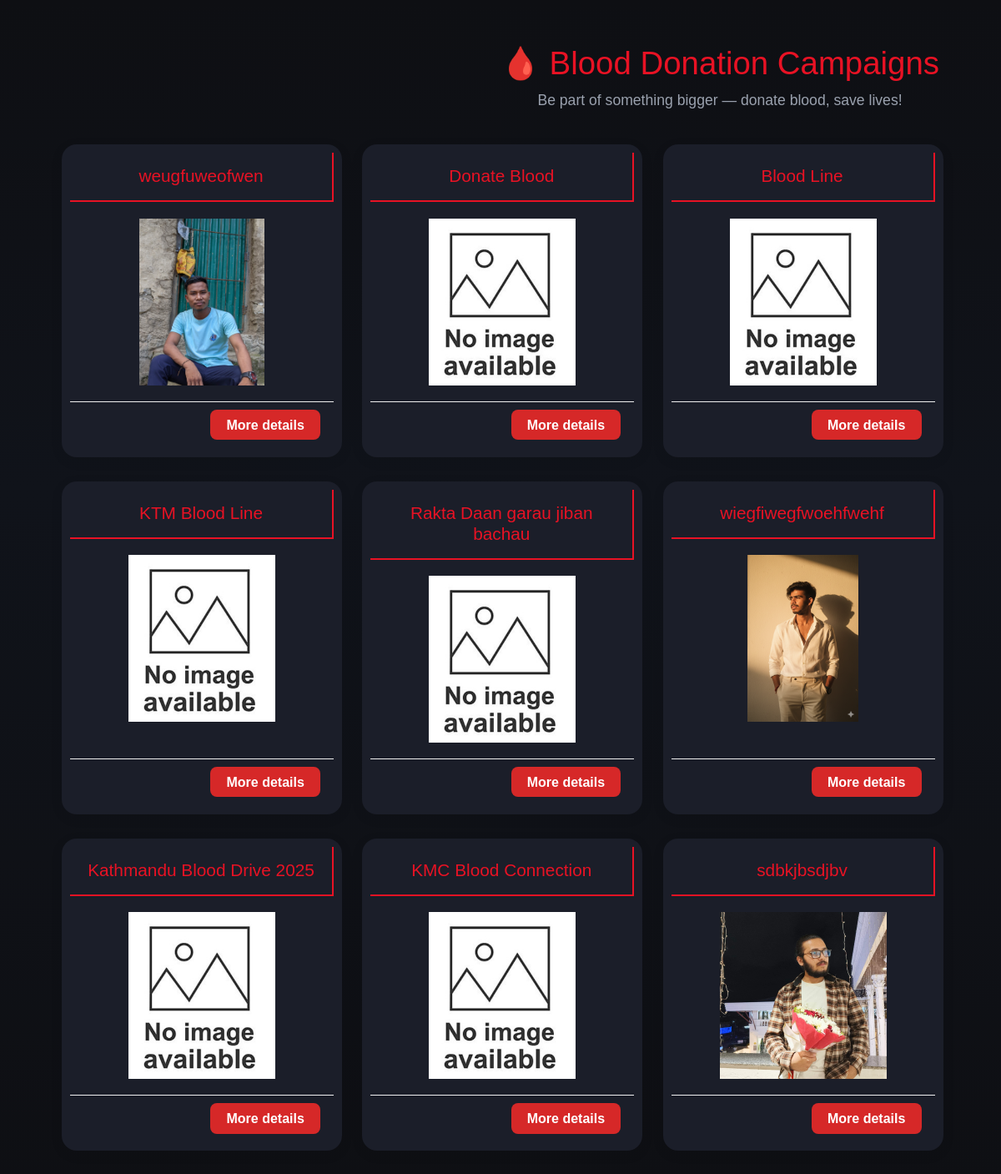
The page /campaigns on the database as committed earlier.
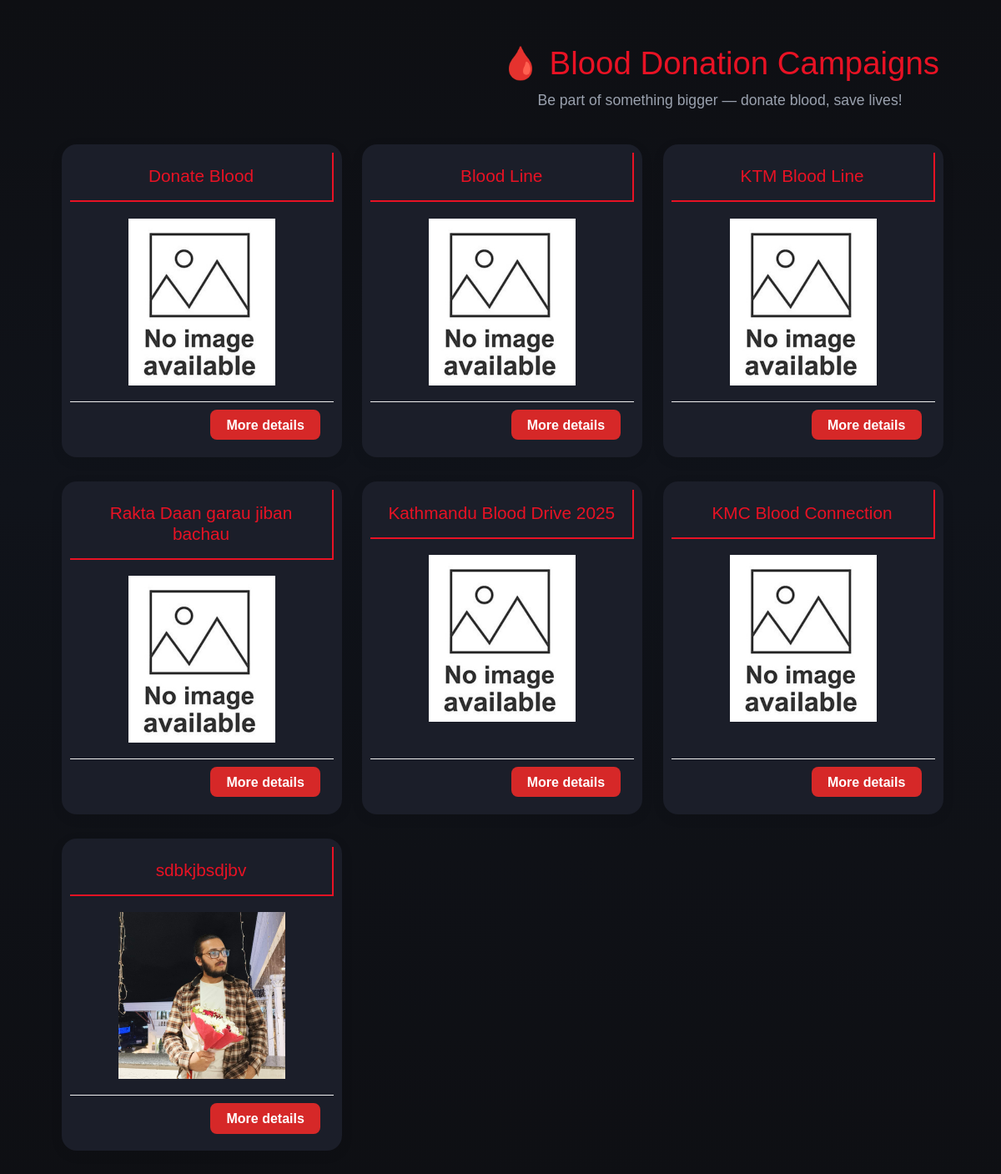
The same page on the database as committed later.
### models.py (models this page shows)
class Campaign(db.Model):
    __tablename__ = "campaigns"
    id = db.Column(db.Integer, primary_key=True)
    title = db.Column(db.String(100), nullable=False)
    camp_img = db.Column(db.String(255), nullable=True)
    location = db.Column(db.String(100), nullable=False)
    date = db.Column(db.Date, nullable=False)
    organizer = db.Column(db.String(100), nullable=True)
    description = db.Column(db.Text, nullable=True)
    participants = db.relationship("Participant", backref="event", lazy=True)

### routes/routes.py (the view)
@app.route("/campaigns")
def campaigns():
    paginations = request.args.get('page', 1, type=int)
    all_campaigns = Campaign.query.order_by(Campaign.date.asc()).paginate(page=paginations, per_page=9)
    return render_template("events/campaign.html", campaigns=all_campaigns, paginations=paginations)

### app.py (called while the page is built)
@app.context_processor
def inject_name():
    if current_user.is_authenticated:
        role = current_user.role.capitalize()
        return dict(name=f"{current_user.username} ({role})")
    return dict(name="")

@app.context_processor
def utility_processor():
    return dict(flash_categories=flash_categories)

### templates/events/campaign.html (shortened to what this page needs)
{% extends 'base.html' %}
{% block content %}
<link rel="stylesheet" href="{{ url_for('static', filename='campaign.css') }}">
<section class="campaigns-section">
    <div class="campaigns-header-container">
        <div class="campaigns-header">
            <h1>🩸 Blood Donation Campaigns</h1>
            <p>Be part of something bigger — donate blood, save lives!</p>
        </div>
    </div>
    <div class="campaigns-grid">
        {% for c in campaigns %}
        <div class="campaign-card">
            <div class="card-header">
                <h3>{{ c.title }}</h3>
            </div>
            <div class="card-body">
                {% if c.camp_img %}
                <img src="{{ url_for('static', filename='campaigns/' + c.camp_img) }}" alt="{{ c.title }}">
                {% else %}
                <img src="{{ url_for('static', filename='defaultImg/noimage.jpg') }}" alt="Default Image">
                {% endif %}
            </div>
            <div class="card-footer">
                <a href="{{ url_for('campaign_detail', campaign_id=c.id) }}" class="btn-join">More details</a>
            </div>
        </div>
        {% else %}
        <p class="no-campaigns">No campaigns available right now.</p>
        {% endfor %}
    </div>
</section>
{% endblock %}

### templates/base.html (shortened to what this page needs)
<!DOCTYPE html>
<html>
    <head>
        <link rel="stylesheet" type="text/css" href="{{ url_for('static', filename='main.css')}}" />
        <link href="https://cdn.jsdelivr.net/npm/bootstrap@5.3.3/dist/css/bootstrap.min.css" rel="stylesheet">
    </head>
    <body>
        {% include "navbar.html" %}
        <div class="body-content container">
            {% block content %}
            {% endblock %}
        </div>
        {% include "footer.html" %}
    </body>
</html>

### templates/navbar.html (shortened to what this page needs)
<link rel="stylesheet" href="{{ url_for('static', filename='navbar.css') }}">

### templates/footer.html (shortened to what this page needs)
<link rel="stylesheet" href="{{ url_for('static', filename='footer.css') }}">

### static/main.css (style rules this page uses)
:root { --primary: #e81224; --bg: var(--primary); --surface: #0f1015; --surface-2: #1b1e29; --text: #e7e9ee; --muted: #9aa1ae; --ring: 0 0 0 2px rgba(225, 29, 72, 0.35); --radius: 20px; --shadow: 0 10px 25px rgba(0, 0, 0, .35); }
* { box-sizing: border-box; color: var(--text); font-family: 'Gill Sans', 'Gill Sans MT', Calibri, 'Trebuchet MS', sans-serif !important; }
body { margin: 0; font-family: Inter, system-ui, Segoe UI, Arial, Helvetica, sans-serif; background: linear-gradient(180deg, #0e0f13, #10131a 40%, #0e0f13); color: var(--text); line-height: 1.6; padding: 5px; position: relative; }
.container { width: 1200px; margin-inline: auto }

### static/campaign.css (style rules this page uses)
.campaigns-section { padding: 3rem 2rem; min-height: 100vh; text-align: center; color: #222; }
.campaigns-header { display: flex; flex-direction: column; justify-content: center; }
.campaigns-header h1 { font-size: 2.4rem; color: var(--primary); margin-bottom: 0.5rem; }
.campaigns-header p { color: var(--muted); font-size: 1.1rem; margin-bottom: 2.5rem; }
.campaigns-header-container { display: flex; justify-content: flex-end; }
.campaigns-grid { display: grid; grid-template-columns: repeat(auto-fit, minmax(320px, 1fr)); gap: 1.8rem; justify-content: center; align-items: stretch; }
.campaign-card { width: 21rem; background: var(--surface-2); border-radius: 18px; padding: 10px; box-shadow: 0 4px 15px rgba(0, 0, 0, 0.08); overflow: hidden; transition: all 0.3s ease; display: flex; flex-direction: column; justify-content: space-between; }
.card-header { border-bottom: var(--primary) 2px solid; border-right: var(--primary) 2px solid; padding: 1rem; }
.card-header h3 { margin: 0; color: var(--primary); font-size: 1.3rem; }
.card-body { padding: 1.2rem; text-align: left; }
.card-body img { width: 100%; height: 200px; object-fit: contain; border-radius: 12px; }
.card-footer { padding: 1rem; border-top: 1px solid #eee; text-align: right; }
.btn-join { background: #d62828; color: #fff; padding: 0.6rem 1.2rem; border-radius: 8px; text-decoration: none; font-weight: 600; transition: background 0.3s; }

Rows that differ between the two databases and show on the page:
removed Campaign: title "weugfuweofwen", camp_img (picture)
removed Campaign: title "wiegfiwegfwoehfwehf", camp_img (picture)
